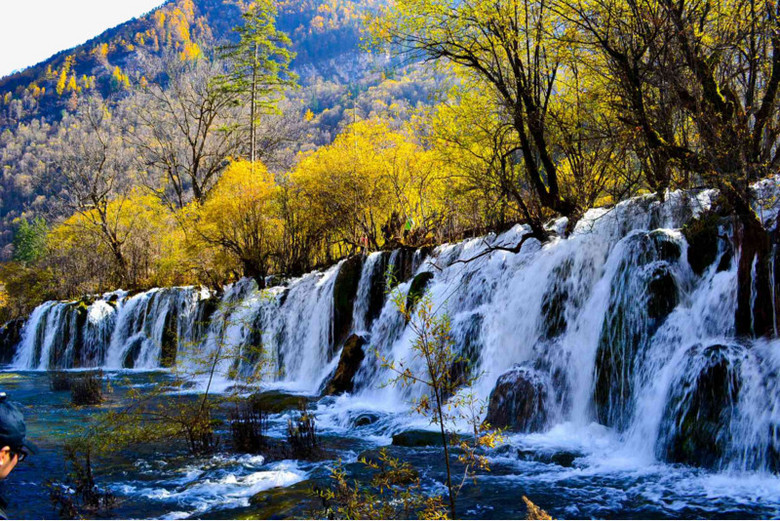
#> input picture 208-张亚琼-北京/20240329_第二周作业/780.jpeg, 780 x 521 px
$ python nearest.py
#> lines starting #> are read from the running program, lines starting #| are printed output that depends on the picture
#> further down, img is the input picture: shape (521, 780, 3); mean B, G, R 101.4, 102.5, 95.9

import cv2
import numpy as np
def function(img):
    height,width,channels =img.shape
#> height = 521; width = 780; channels = 3
    emptyImage=np.zeros((800,800,channels),np.uint8)
    sh=800/height
#> sh = 1.54
    sw=800/width
#> sw = 1.03
    for i in range(800):
        for j in range(800):
            x=int(i/sh + 0.5)
            y=int(j/sw + 0.5)
            emptyImage[i,j]=img[x,y]
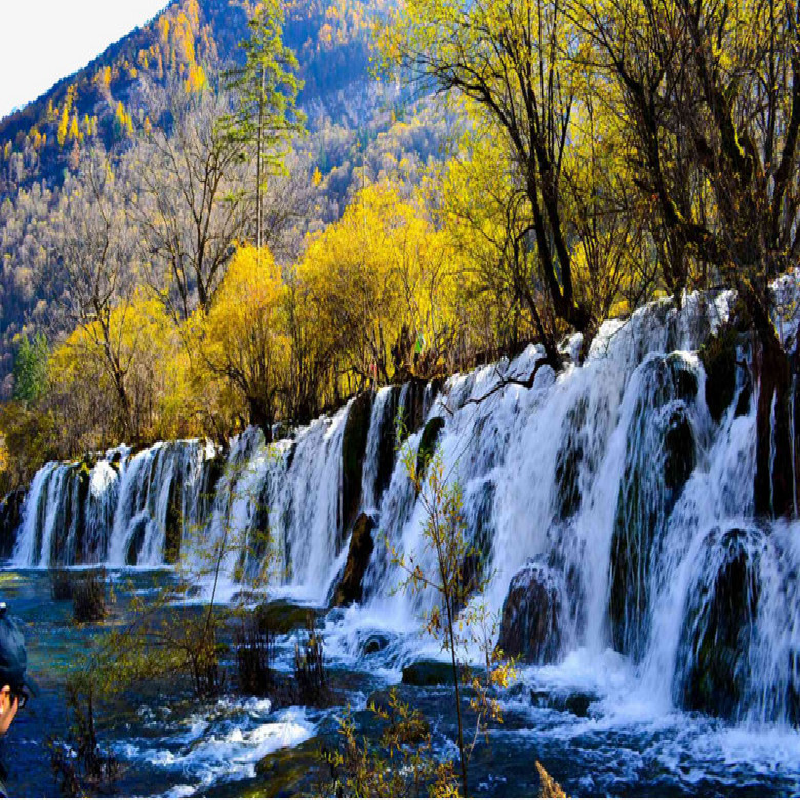
#> emptyImage: shape (800, 800, 3); mean B, G, R 101.4, 102.5, 96
    return emptyImage

img=cv2.imread("780.jpeg")
zoom=function(img)
print(zoom)
#> (printed output is left out)
print(zoom.shape)
#| (800, 800, 3)
cv2.imshow("nearest interp",zoom)
cv2.imshow("image",img)
cv2.waitKey(0)
